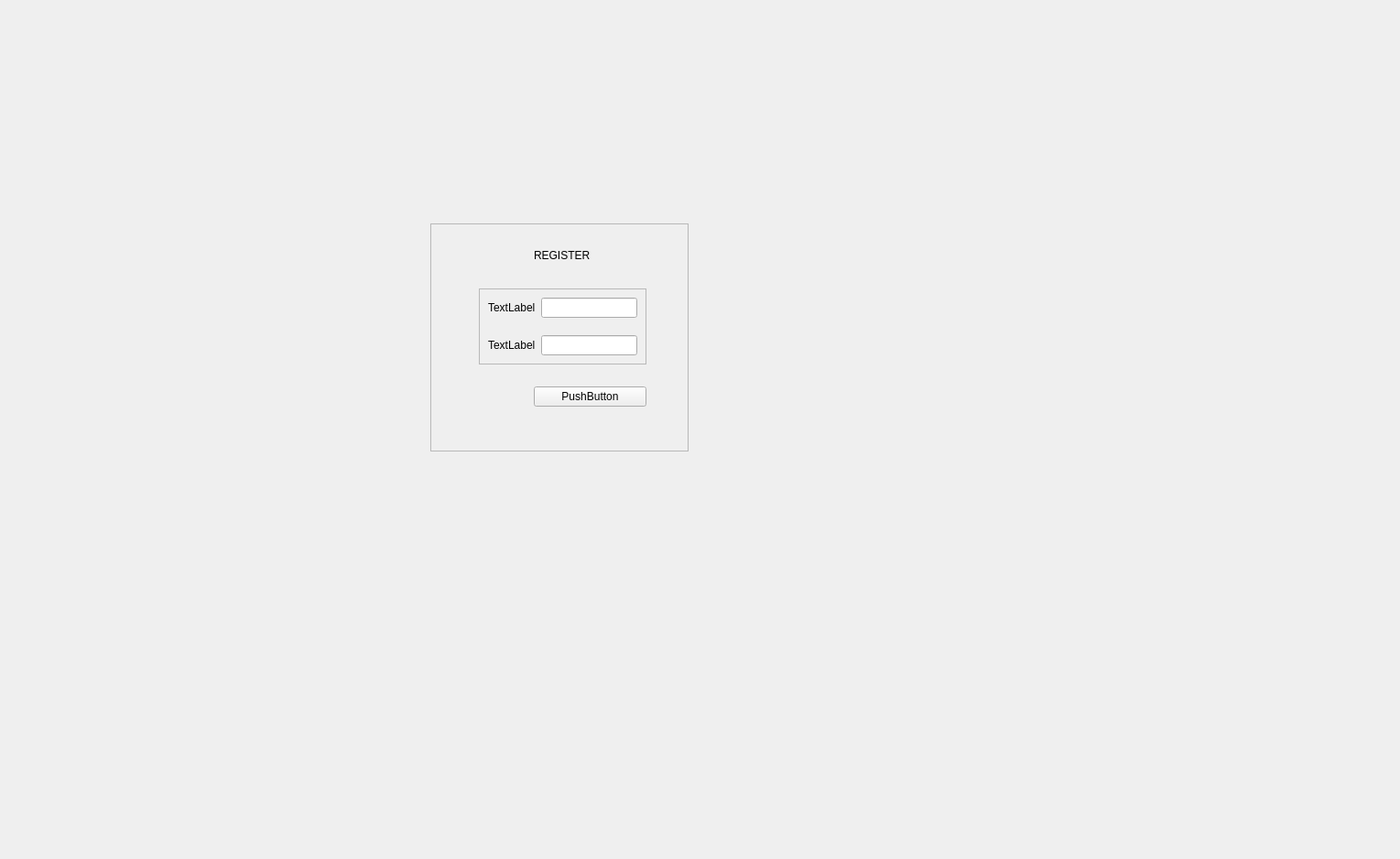
<?xml version="1.0" encoding="UTF-8"?>
<ui version="4.0">
 <class>four</class>
 <widget class="QWidget" name="four">
  <property name="geometry">
   <rect>
    <x>0</x>
    <y>0</y>
    <width>1529</width>
    <height>938</height>
   </rect>
  </property>
  <property name="windowTitle">
   <string>Form</string>
  </property>
  <widget class="QFrame" name="frame_4">
   <property name="geometry">
    <rect>
     <x>470</x>
     <y>244</y>
     <width>282</width>
     <height>249</height>
    </rect>
   </property>
   <property name="frameShape">
    <enum>QFrame::StyledPanel</enum>
   </property>
   <property name="frameShadow">
    <enum>QFrame::Raised</enum>
   </property>
   <layout class="QGridLayout" name="gridLayout_5">
    <item row="0" column="2">
     <spacer name="verticalSpacer_6">
      <property name="orientation">
       <enum>Qt::Vertical</enum>
      </property>
      <property name="sizeHint" stdset="0">
       <size>
        <width>20</width>
        <height>12</height>
       </size>
      </property>
     </spacer>
    </item>
    <item row="1" column="1" rowspan="2">
     <spacer name="horizontalSpacer_5">
      <property name="orientation">
       <enum>Qt::Horizontal</enum>
      </property>
      <property name="sizeHint" stdset="0">
       <size>
        <width>59</width>
        <height>20</height>
       </size>
      </property>
     </spacer>
    </item>
    <item row="1" column="2">
     <widget class="QLabel" name="label_13">
      <property name="text">
       <string>REGISTER</string>
      </property>
     </widget>
    </item>
    <item row="1" column="3" rowspan="2">
     <spacer name="horizontalSpacer_6">
      <property name="orientation">
       <enum>Qt::Horizontal</enum>
      </property>
      <property name="sizeHint" stdset="0">
       <size>
        <width>59</width>
        <height>20</height>
       </size>
      </property>
     </spacer>
    </item>
    <item row="2" column="2">
     <spacer name="verticalSpacer_7">
      <property name="orientation">
       <enum>Qt::Vertical</enum>
      </property>
      <property name="sizeHint" stdset="0">
       <size>
        <width>20</width>
        <height>17</height>
       </size>
      </property>
     </spacer>
    </item>
    <item row="3" column="0">
     <spacer name="horizontalSpacer_9">
      <property name="orientation">
       <enum>Qt::Horizontal</enum>
      </property>
      <property name="sizeHint" stdset="0">
       <size>
        <width>40</width>
        <height>20</height>
       </size>
      </property>
     </spacer>
    </item>
    <item row="3" column="1" colspan="3">
     <widget class="QFrame" name="frame_5">
      <property name="frameShape">
       <enum>QFrame::StyledPanel</enum>
      </property>
      <property name="frameShadow">
       <enum>QFrame::Raised</enum>
      </property>
      <layout class="QVBoxLayout" name="verticalLayout">
       <item>
        <layout class="QHBoxLayout" name="horizontalLayout_41">
         <item>
          <widget class="QLabel" name="label_14">
           <property name="text">
            <string>TextLabel</string>
           </property>
          </widget>
         </item>
         <item>
          <widget class="QLineEdit" name="lineEdit_9"/>
         </item>
        </layout>
       </item>
       <item>
        <spacer name="verticalSpacer_13">
         <property name="orientation">
          <enum>Qt::Vertical</enum>
         </property>
         <property name="sizeHint" stdset="0">
          <size>
           <width>20</width>
           <height>13</height>
          </size>
         </property>
        </spacer>
       </item>
       <item>
        <layout class="QHBoxLayout" name="horizontalLayout_42">
         <item>
          <widget class="QLabel" name="label_15">
           <property name="text">
            <string>TextLabel</string>
           </property>
          </widget>
         </item>
         <item>
          <widget class="QLineEdit" name="lineEdit_10"/>
         </item>
        </layout>
       </item>
      </layout>
     </widget>
    </item>
    <item row="3" column="4">
     <spacer name="horizontalSpacer_16">
      <property name="orientation">
       <enum>Qt::Horizontal</enum>
      </property>
      <property name="sizeHint" stdset="0">
       <size>
        <width>40</width>
        <height>20</height>
       </size>
      </property>
     </spacer>
    </item>
    <item row="4" column="2">
     <spacer name="verticalSpacer_14">
      <property name="orientation">
       <enum>Qt::Vertical</enum>
      </property>
      <property name="sizeHint" stdset="0">
       <size>
        <width>13</width>
        <height>16</height>
       </size>
      </property>
     </spacer>
    </item>
    <item row="5" column="0" colspan="2">
     <spacer name="horizontalSpacer_31">
      <property name="orientation">
       <enum>Qt::Horizontal</enum>
      </property>
      <property name="sizeHint" stdset="0">
       <size>
        <width>106</width>
        <height>20</height>
       </size>
      </property>
     </spacer>
    </item>
    <item row="5" column="2" colspan="2">
     <widget class="QPushButton" name="pushButton_13">
      <property name="text">
       <string>PushButton</string>
      </property>
     </widget>
    </item>
    <item row="5" column="4">
     <spacer name="horizontalSpacer_45">
      <property name="orientation">
       <enum>Qt::Horizontal</enum>
      </property>
      <property name="sizeHint" stdset="0">
       <size>
        <width>40</width>
        <height>20</height>
       </size>
      </property>
     </spacer>
    </item>
    <item row="6" column="2">
     <spacer name="verticalSpacer_20">
      <property name="orientation">
       <enum>Qt::Vertical</enum>
      </property>
      <property name="sizeHint" stdset="0">
       <size>
        <width>20</width>
        <height>39</height>
       </size>
      </property>
     </spacer>
    </item>
   </layout>
  </widget>
 </widget>
 <resources/>
 <connections/>
</ui>
